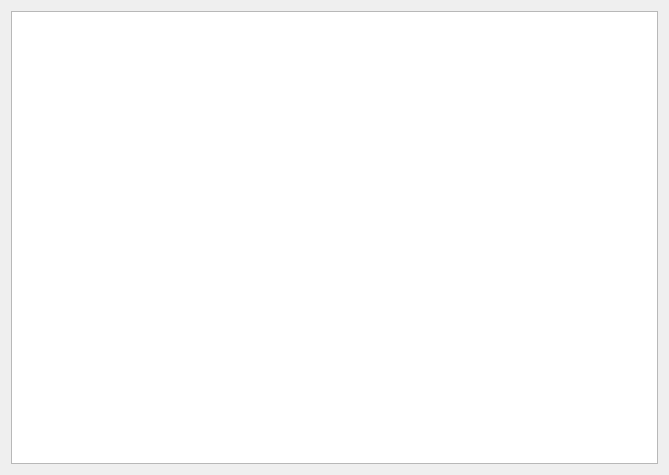
<?xml version="1.0" encoding="UTF-8"?>
<ui version="4.0">
 <class>difficultSignWidget</class>
 <widget class="QWidget" name="difficultSignWidget">
  <property name="geometry">
   <rect>
    <x>0</x>
    <y>0</y>
    <width>669</width>
    <height>475</height>
   </rect>
  </property>
  <property name="windowTitle">
   <string>Form</string>
  </property>
  <layout class="QVBoxLayout" name="verticalLayout_2">
   <item>
    <widget class="QTableView" name="tableViewClass">
     <property name="styleSheet">
      <string notr="true"/>
     </property>
     <property name="editTriggers">
      <set>QAbstractItemView::NoEditTriggers</set>
     </property>
     <property name="alternatingRowColors">
      <bool>false</bool>
     </property>
     <property name="selectionMode">
      <enum>QAbstractItemView::ExtendedSelection</enum>
     </property>
     <property name="iconSize">
      <size>
       <width>100</width>
       <height>100</height>
      </size>
     </property>
     <property name="textElideMode">
      <enum>Qt::ElideNone</enum>
     </property>
     <property name="sortingEnabled">
      <bool>true</bool>
     </property>
    </widget>
   </item>
  </layout>
 </widget>
 <resources/>
 <connections/>
</ui>
